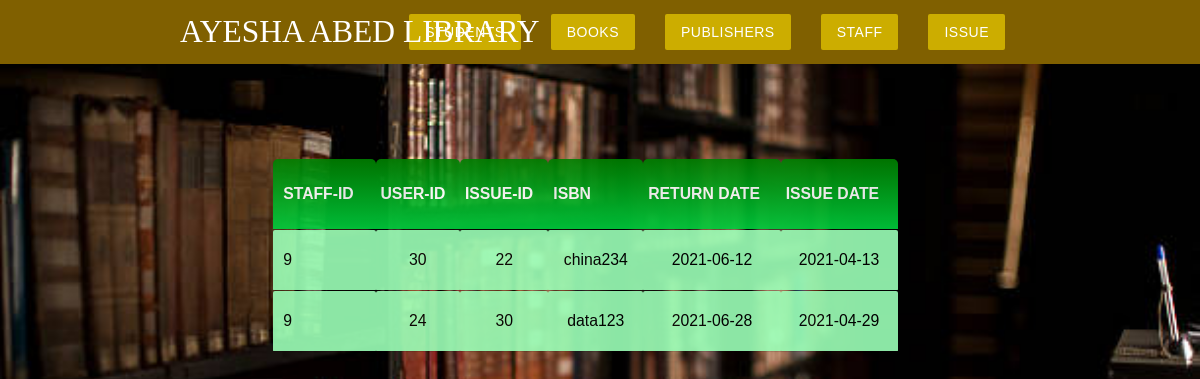
Screenshot of /MVC_Structure/Model/issue.php with the database file from the repository.
### tables this page shows
CREATE TABLE `issue` (
  `staff_id` int(11) NOT NULL,
  `user_id` int(11) NOT NULL,
  `issue_id` int(11) NOT NULL,
  `ISBN` varchar(13) NOT NULL,
  `return_date` date NOT NULL,
  `issue_date` date NOT NULL
);

### MVC_Structure/Model/issue.php (the view, shortened to what this page needs)
<?php require '../View/header.php'; ?>
<html lang="en">
 <head>
	<link rel="stylesheet" href="../View/css/issue.css">
 </head>
<body>
<div class="wrapper">
    <section class = "right">
	 <table>
		 <tr><th>STAFF-ID</th>
			<th>USER-ID</th>
			<th>ISSUE-ID</th>
			<th>ISBN</th>
			<th>RETURN DATE</th>
			<th>ISSUE DATE</th>
		 </tr>
			<?php
			require_once("DBconn.php");
			$sql = "SELECT * FROM issue";
			$result = mysqli_query($conn, $sql);
			if(mysqli_num_rows($result) > 0){
				while($row = mysqli_fetch_array($result)){
			?>
			<tr>
			<td> <?php echo $row[0]; ?> </td>
			<td> <?php echo $row[1]; ?> </td>
			<td> <?php echo $row[2]; ?> </td>
			<td> <?php echo $row[3]; ?> </td>
			<td> <?php echo $row[4]; ?> </td>
			<td> <?php echo $row[5]; ?> </td>
		</tr>
		<?php
				}
	  	 }
		?>
     </table>
	</section>
</div>
</body>
</html>

### MVC_Structure/View/css/issue.css (style rules this page uses)
* { font-family: 'Noto Sans KR', sans-serif; }
table { width:150%; margin-left:21%; margin-top:25px; margin-bottom:25px; margin-right:18%; font-family: cursive,"Times New Roman",Arial; font-size:105%; font-weight:500; line-height:40px; }
th { border:2px solid ; border-bottom: 4px solid; border: none; background-color:yellow; background:-webkit-linear-gradient(#008000,#00cf3d); background:-moz-linear-gradient(#008000,#00cf3d); background:-o-linear-gradient(#008000,#00cf3d); background:-ms-linear-gradient(#008000,#00cf3d); background-image:linear-gradient(#008000 0%,#00cf3d 100%); border-radius:5px 5px 0px 0px; height:50px; color:#ffffff; }
tr { opacity:0.9; }
table tr td { text-align:center; }
table tr td:first-child { text-align:left; }
table tr th:first-child { text-align:left; padding:10px; }
td { background-color: #9bffb7; padding:10px; border-radius:2px; color: #000000; }
.wrapper { margin: auto; margin-top:60px; width: 2%; border: none; padding: 10px; }

### MVC_Structure/View/header.php (style rules this page uses)
body { background-image:url("../View/img/one.jpg"); background-size: cover; background-color:#ccad00; }

### rows the page displays
issue: staff "9", user "30", issue_id "22", ISBN "china234", return_date "2021-06-12", issue_date "2021-04-13"
issue: staff "9", user "24", issue_id "30", ISBN "data123", return_date "2021-06-28", issue_date "2021-04-29"
